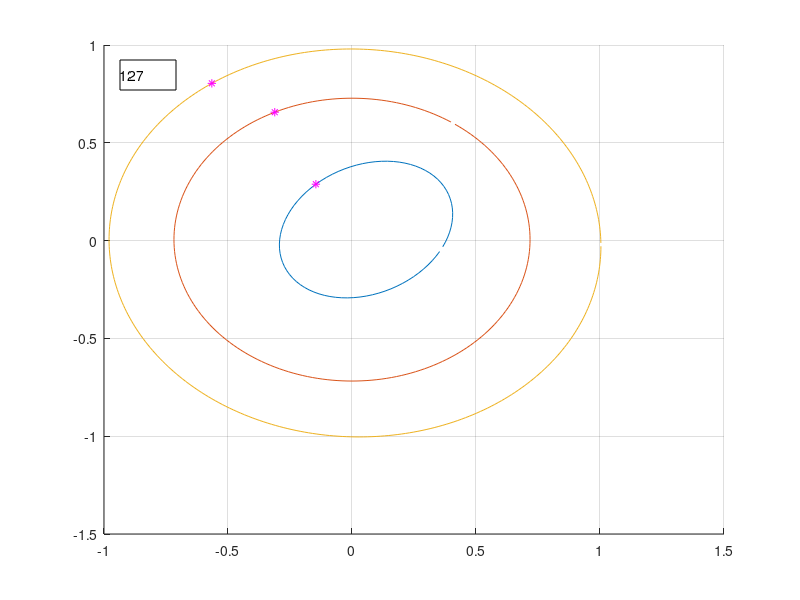

Reproduce this figure in MATLAB. (Note: this script raises an error after producing the figure.)
%% main

%% start clean
clear
close all
home

%% load the data
load('orbits.mat'); % first 3 planets
% contents of orbits.mat is a matrix called 'data'

% organize the data

% mercury
mx = data(:,1);
my = data(:,2);

m = data(:,1:2);

% venus
vx = data(:,3);
vy = data(:,4);

v = data(:,3:4);

% earth
ex = data(:,5);
ey = data(:,6);

e = data(:,5:6);

%% plot the data (planets)

% % mercury
% figure(1)
% plot(mx,my)
% grid on
% title('mercury');
% 
% % venus
% figure(2)
% plot(vx,vy)
% grid on
% title('venus');
% 
% % earth
% figure(3)
% plot(ex,ey)
% grid on
% title('earth')

% loop the inner planets
m_period = sum(~isnan(m(:,1)));
iterations = floor(length(e)/m_period);
extra = rem(length(e),m_period);
append_this = m(1:m_period, :);
m2 = zeros(size(e));
for i = 1:iterations
    m2 = [ m(1:i*m_period, :); append_this];
end
m2 = [m; m(1:extra,:)];
clear m
m = m2;

%% show where the planets are or will be

% dd = input('Enter day to show (integer): '); % desired day
dd = 127

%% single plot
figure(12)
hold on
grid on
d = zeros(9,1);
for i = 1:3
    period = sum(~isnan(data(:,i)));
    d(i) = dd;
    while d(i) > period
        d(i) = d(i) - period;
    end
    plot(data(:,2*i-1), data(:, 2*i))
    plot(data(d(i),2*i-1), data(d(i), 2*i), 'm*')
end
% % venus
% plot(vx,vy)
% plot(v(dd,1), v(dd,2), 'm*')
% 
% % earth
% plot(ex,ey)
% plot(e(dd,1), e(dd,2), 'm*')

annotation('textbox', [0.15 0.85 0.07 0.05],...
    'String',num2str(dd), 'FitBoxToText','off');

%% get parameters for each ellipse (major and minor axes, and eccentricity)

for i = [1 3 5]
    period = sum(~isnan(data(:,i)));
    
    [row_of_minor_axis, row_of_major_axis] = helper(period, data(:,i:i+1));
    
    figure(i)
    %minor
    B(1,1) = m(row_of_minor_axis,1);
    B(1,2) = m(row_of_minor_axis,2);
    B(2,1) = m(row_of_minor_axis + period/2,1);
    B(2,2) = m(row_of_minor_axis + period/2,2);
    plot(B(:,1), B(:,2))
    
    %major
    A(1,1) = m(row_of_major_axis,1);
    A(1,2) = m(row_of_major_axis,2);
    A(2,1) = m(row_of_minor_axis + period/2,1);
    A(2,2) = m(row_of_minor_axis + period/2,2);
    plot(A(:,1), A(:,2))
    
end


%% calculate distances
% get day to calculate distance between 2 planets
% d = sqrt( (y2-y1)^2 + (x2-x1)^2 )
% or
% get time span to calculate distance traveled for 1 planet
% make a for loop to add up all the distances between each of the
% points along the way
%% write test cases